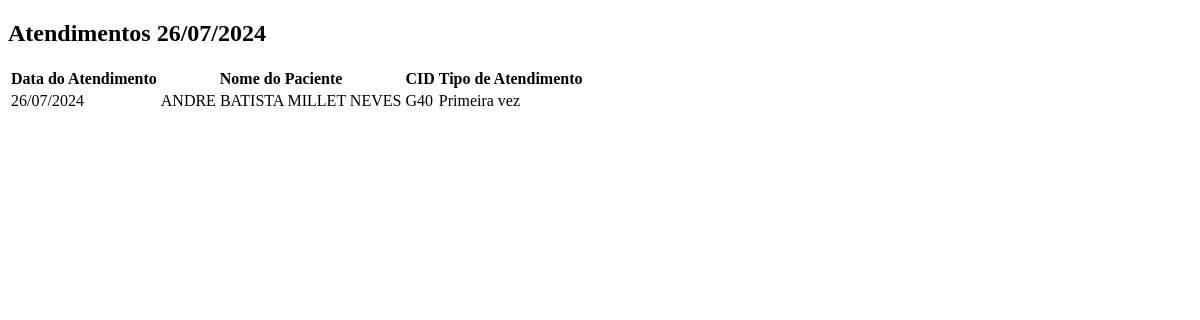
Screenshot of /consultas/imprimir/ with the database file from the repository.
### consultas/models.py (models this page shows, shortened)
class Atendimento(models.Model):
    PRIMEIRA_VEZ = 'PV'
    RETORNO = 'RT'
    TIPO_ATENDIMENTO_CHOICES = [
        (PRIMEIRA_VEZ, 'Primeira vez'),
        (RETORNO, 'Retorno'),
    ]
    data_consulta = models.DateField(auto_now_add=True, verbose_name='Data da consulta')
    nome_paciente = models.CharField(max_length=255, verbose_name='Nome do paciente')
    tipo_atendimento = models.CharField(
        max_length=2,
        choices=TIPO_ATENDIMENTO_CHOICES,
        default=PRIMEIRA_VEZ,
        verbose_name='Tipo de atendimento'
    )
    cid = models.CharField(max_length=10, verbose_name='CID')
    class Meta:
        db_table = 'consultas_atendimento'

### consultas/views.py (the view)
# urls.py: path('imprimir/', views.imprimir_atendimentos, name='imprimir_atendimentos'),
def imprimir_atendimentos(request):
    atendimentos_hoje = Atendimento.objects.filter(data_consulta=date.today())
    data_atual = date.today().strftime('%d/%m/%Y')
    return render(request, 'consultas/imprimir_atendimentos.html', {
        'atendimentos_hoje': atendimentos_hoje,
        'data_atual': data_atual,
    })

### consultas/templates/consultas/imprimir_atendimentos.html (shortened to what this page needs)
<!DOCTYPE html>
<html lang="en">
<head>
</head>
<body>
    <h2>Atendimentos {{ data_atual }}</h2>
    <table>
        <thead>
            <tr>
                <th>Data do Atendimento</th>
                <th>Nome do Paciente</th>
                <th>CID</th>
                <th>Tipo de Atendimento</th>
            </tr>
        </thead>
        <tbody>
            {% for atendimento in atendimentos_hoje %}
                <tr>
                    <td>{{ atendimento.data_consulta|date:"d/m/Y" }}</td>
                    <td>{{ atendimento.nome_paciente }}</td>
                    <td>{{ atendimento.cid }}</td>
                    <td>{{ atendimento.get_tipo_atendimento_display }}</td>
                </tr>
            {% endfor %}
        </tbody>
    </table>
</body>
</html>

### rows the page displays
Atendimento: data_consulta "26/07/2024", nome_paciente "ANDRE BATISTA MILLET NEVES", cid "G40", tipo_atendimento "Primeira vez"
